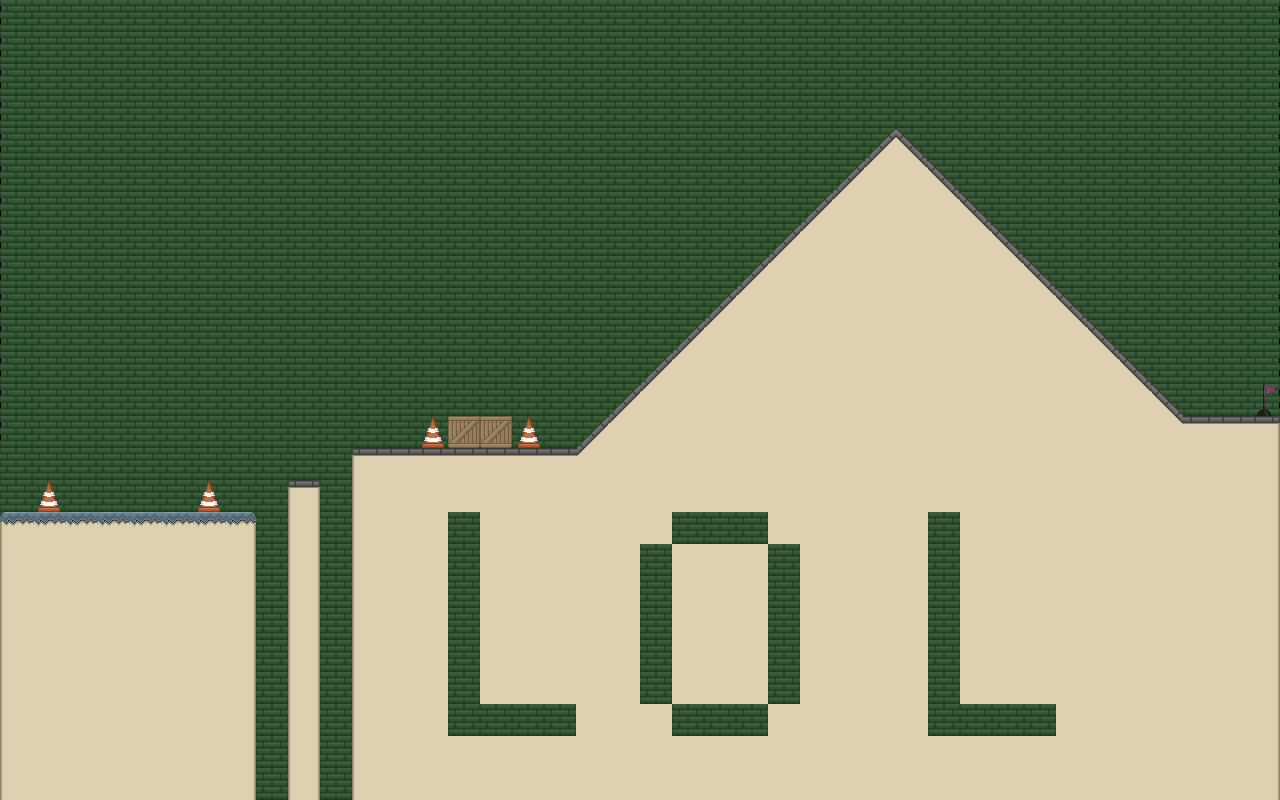

This game map was drawn from its Tiled (.tmx) file and the tilesets committed beside it. A one-line description and the trimmed map source follow:
An orthogonal 40x25 tile map with 32x32 px tiles, 4 tile layers (Background, Ground, Slope, Foreground) and 2 objects (Player, Goal).

<map version="1.0" orientation="orthogonal" renderorder="right-down" width="40" height="25" tilewidth="32" tileheight="32">
 <tileset firstgid="1" name="tiles" tilewidth="32" tileheight="32">
  <image source="../graphics/tiles.png" width="500" height="500" />
  <tile id="34">
   <objectgroup draworder="index" />
  </tile>
 </tileset>
 <layer name="Background" width="40" height="25">
  <data>[1000 cells, 1000 non-empty, 3 distinct tile ids]</data>
 </layer>
 <layer name="Ground" width="40" height="25">
  <properties>
   <property name="collidable" value="true" />
  </properties>
  <data>[1000 cells, 406 non-empty, 14 distinct tile ids]</data>
 </layer>
 <layer name="Slope" width="40" height="25">
  <data>[1000 cells, 109 non-empty, 3 distinct tile ids]</data>
 </layer>
 <objectgroup name="Sprite Layer" />
 <objectgroup name="Entities">
  <object name="Player" x="96" y="476" />
  <object name="Goal" x="1228" y="383" width="24" height="31" />
 </objectgroup>
 <layer name="Foreground" width="40" height="25">
  <data>[1000 cells, 5 non-empty, 2 distinct tile ids]</data>
 </layer>
</map>